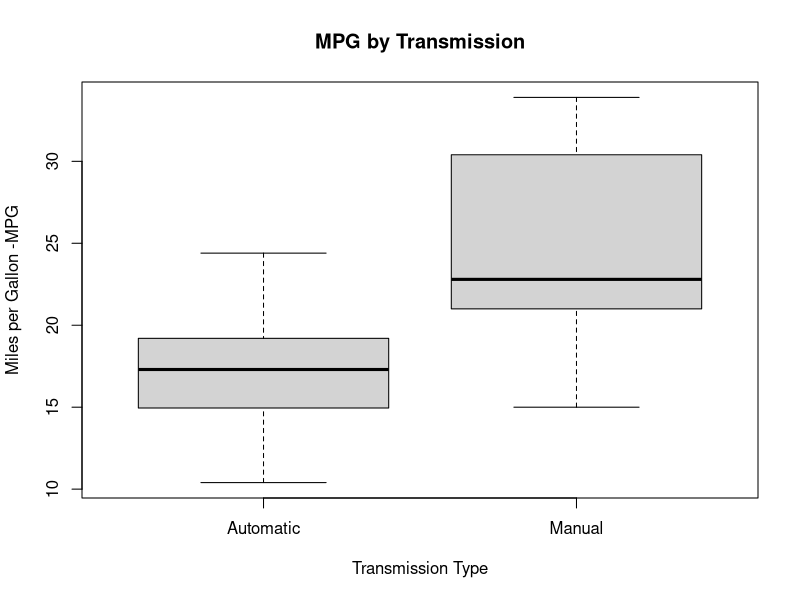
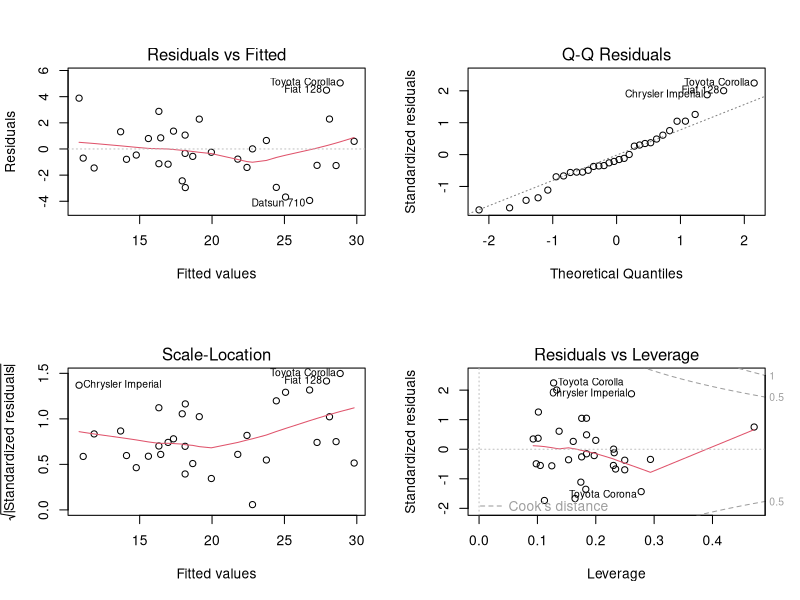

Write R code to recreate these figures, in order.
#load mtcars data set
data(mtcars)

#conver to factor variables
mtcars$cyl <- factor(mtcars$cyl)
mtcars$gear <- factor(mtcars$gear)
mtcars$vs <- factor(mtcars$vs)
mtcars$am <- factor(mtcars$am,labels=c('Automatic','Manual'))
mtcars$carb <- factor(mtcars$carb)

#mpg vs auto/manual plot
boxplot(mpg~am, data = mtcars, xlab = "Transmission Type", ylab = "Miles per Gallon -MPG",
        main = "MPG by Transmission")

#From the boxplot, MPG values generated from manual transmission is much better when compared to automatic
#So that is our hypothesis, we can use T  test now: 
tRes <-t.test(mtcars$mpg~mtcars$am)

#print(tRes)

#Therefore, assuming all variables remain constant, a p-value of 0.001374 which 
#happens to be less than 5%, we can reject our null hypothesis and agree with the hypothesis
#that indeed manual transmission yields a far better mpg.


#Quantification of the MPG difference

#perform a linear regression against all other variables
regr <- lm(mpg~., mtcars)
print(summary(regr))

compare <- step(regr, direction = "both")
print(compare)

#Residual plot
par(mfrow = c(2,2))
plot(compare)
